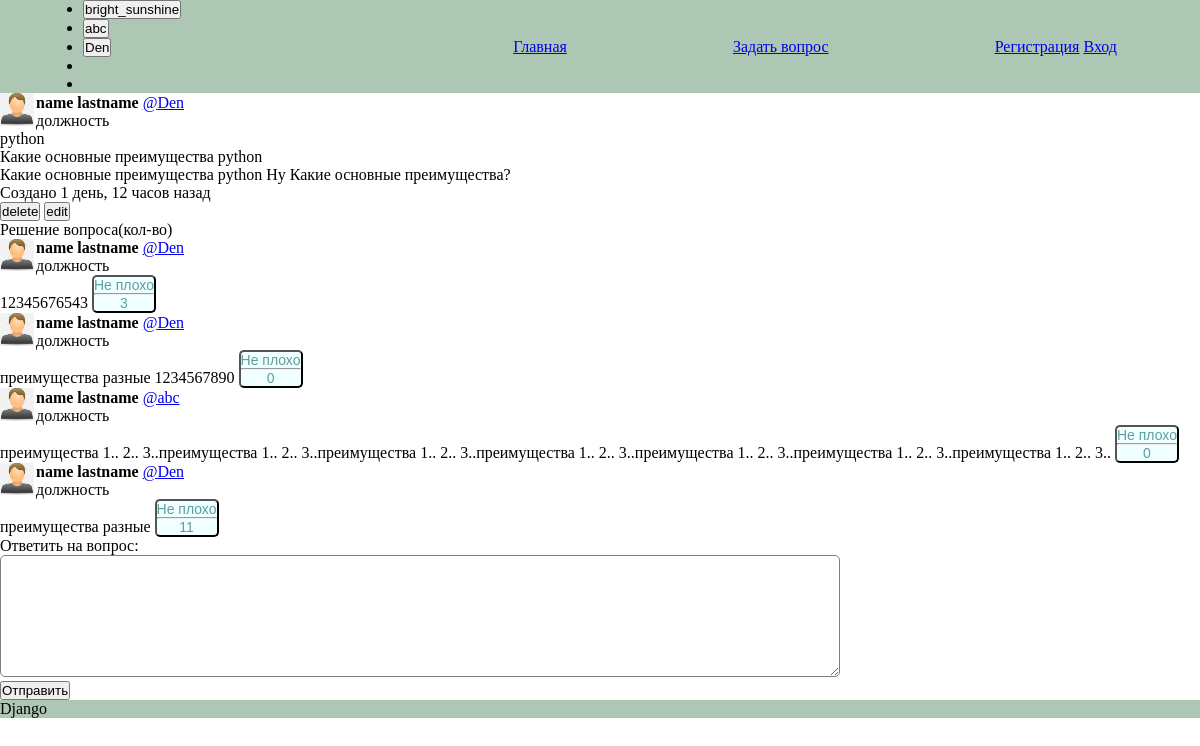
The page /q/86/ on the database as committed earlier.
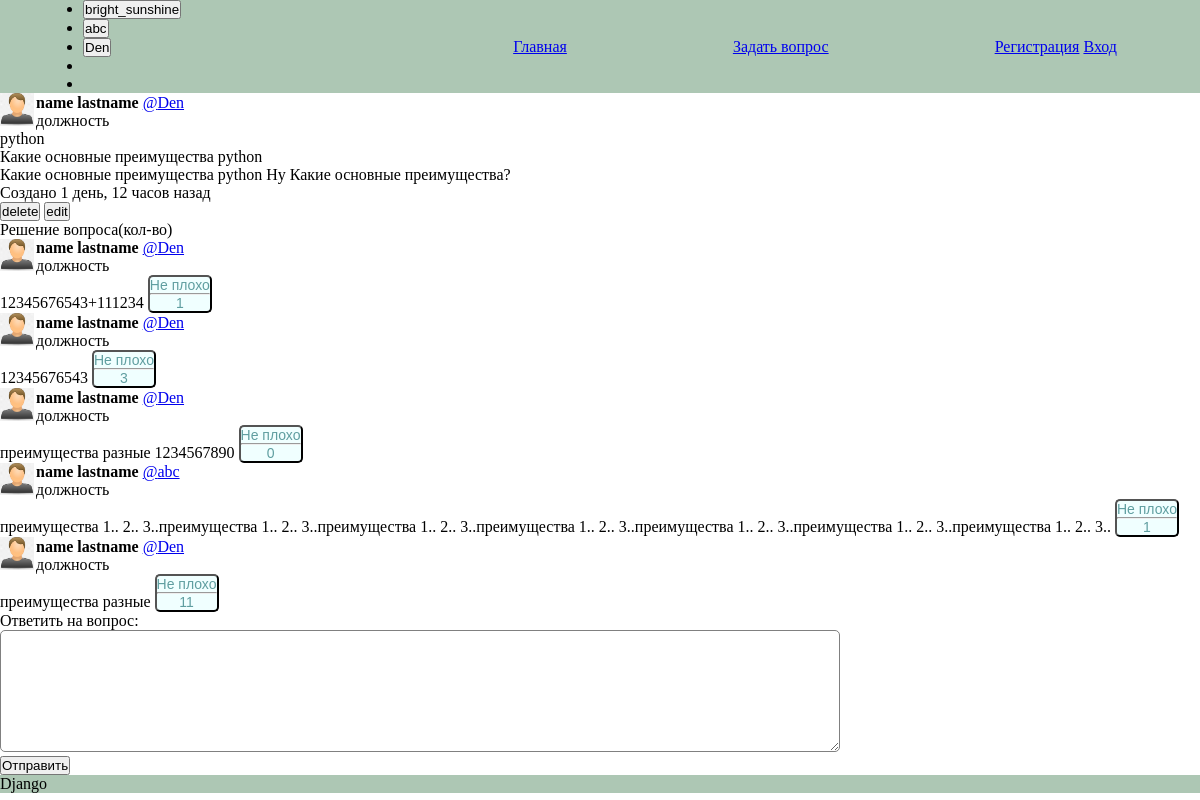
The same page on the database as committed later.
### main/models.py (models this page shows, shortened)
class Answer(models.Model):
    autor = models.ForeignKey(
        User,
        null=True,
        blank=False,
        on_delete=models.SET_NULL,
        related_name="answer_set",
    )
    question = models.ForeignKey(
        Question,
        null=True,
        blank=False,
        on_delete=models.SET_NULL,
        related_name="question",
    )
    text = models.TextField(max_length=20, blank=False)
    created_at = models.DateTimeField(auto_now_add=True, blank=False)
    updated_at = models.DateTimeField(auto_now=True, blank=False)
    parent = models.ForeignKey(
        "self", null=True, blank=False, on_delete=models.SET_NULL
    )
    correct = models.BooleanField(default=False, blank=True)

### main/views.py (the view, shortened to what this page needs)
# urls.py: path("q/<int:question_id>/", question, name="question"),  # 1
def question(request, **kwargs):
    question_obj = Question.objects.get(id=kwargs["question_id"])
    print(kwargs, "<<<< ---------- kwargs ----------")
    try:
        question_obj = Question.objects.get(id=kwargs["question_id"])
        answers = question_obj.answers.all()
        for answer in answers:
            answer.reaction_count = answer.rection_set.count()
        context = {"quest": question_obj, "answers": answers}
        return render(request, "questions.html", context)
    except Exception as e:
        print(e, "<<< (e) def question(request, **kwargs)")
        return HttpResponse("err")

### main/models.py (called while the page is built)
    @property
    def answers(self):
        return Answer.objects.filter(question=self).order_by("-created_at")

### templates/questions.html (shortened to what this page needs)
{% extends 'wrapper/main.html' %}
{% load static %}
{% block content %}
  <link rel="stylesheet" type="text/css" href="{% static 'css/style.css' %}" />
  <div>
    {% include 'shared/user_witget.html' with user=quest.autor %}
  </div>
  <div class="question-container">
    <div>
      <p class="teg">{{ quest.teg }}</p>
    </div>
    <div class="title">{{ quest.title }}</div>
    <div class="question">{{ quest.text }}</div>
    <div>Создано {{ quest.created_at|timesince }} назад</div>
    <div>
      <button>delete</button>
      <button>edit</button>
    </div>
  </div>
  <div class="solution-container">
    <div>Решение вопроса(кол-во)</div>
    {% for answer in answers %}
      {% include 'shared/user_witget.html' with user=answer.autor %}
      <div>
        {{ answer.text }}
        <button id="rection" onclick="increaseCounter({{ answer.id }})">
          Не плохо<div>
            <hr />
            <span id="counter-{{ answer.id }}">{{ answer.reaction_count }}</span>
          </div>
        </button>
      </div>
    {% endfor %}
  </div>
  <form action="{% url 'question' quest.id %}" method="post" id="form">
    <label for="message">Ответить на вопрос:</label><br />
    <textarea id="message" name="message" rows="8" cols="80">{{ answer }}</textarea><br />
    <button type="submit">Отправить</button>
  </form>
{% endblock %}

### templates/shared/user_witget.html (shortened to what this page needs)
<div class="user-widget">
  <div class="user-widget-img">
    <img src="/static/img/head.png" alt="" width="34" />
  </div>
  <div class="user-widget-info">
    <p class="user-widget-info-name">
      <strong>
        <span>name</span>
        <span>lastname</span>
      </strong>
      <a href="{% url 'user_profile' user.username %}">@{{ user.username }}</a>
    </p>
    <p class="user-widget-info-title">должность</p>
  </div>
</div>

Rows that differ between the two databases and show on the page:
added Answer: {{ user.username }} "Den", text "12345676543+111234", reaction_count "1"
computed for Answer (number 4 of 5 on the later page): reaction_count "0" → "1"
